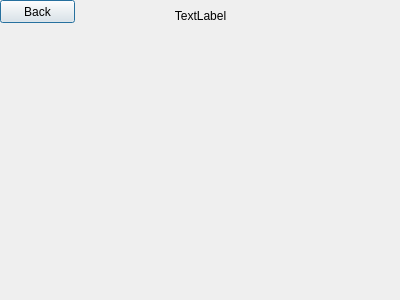
<?xml version="1.0" encoding="UTF-8"?>
<ui version="4.0">
 <class>Analysis</class>
 <widget class="QDialog" name="Analysis">
  <property name="geometry">
   <rect>
    <x>0</x>
    <y>0</y>
    <width>400</width>
    <height>300</height>
   </rect>
  </property>
  <property name="windowTitle">
   <string>波形分析</string>
  </property>
  <widget class="QLabel" name="label">
   <property name="geometry">
    <rect>
     <x>0</x>
     <y>0</y>
     <width>401</width>
     <height>31</height>
    </rect>
   </property>
   <property name="text">
    <string>TextLabel</string>
   </property>
   <property name="alignment">
    <set>Qt::AlignCenter</set>
   </property>
  </widget>
  <widget class="QPushButton" name="pushButton_back">
   <property name="geometry">
    <rect>
     <x>0</x>
     <y>0</y>
     <width>75</width>
     <height>23</height>
    </rect>
   </property>
   <property name="text">
    <string>Back</string>
   </property>
  </widget>
  <widget class="QwtPlot" name="qwtPlot">
   <property name="geometry">
    <rect>
     <x>10</x>
     <y>30</y>
     <width>381</width>
     <height>261</height>
    </rect>
   </property>
  </widget>
 </widget>
 <customwidgets>
  <customwidget>
   <class>QwtPlot</class>
   <extends>QFrame</extends>
   <header>qwt_plot.h</header>
   <container>1</container>
  </customwidget>
 </customwidgets>
 <resources/>
 <connections/>
</ui>
